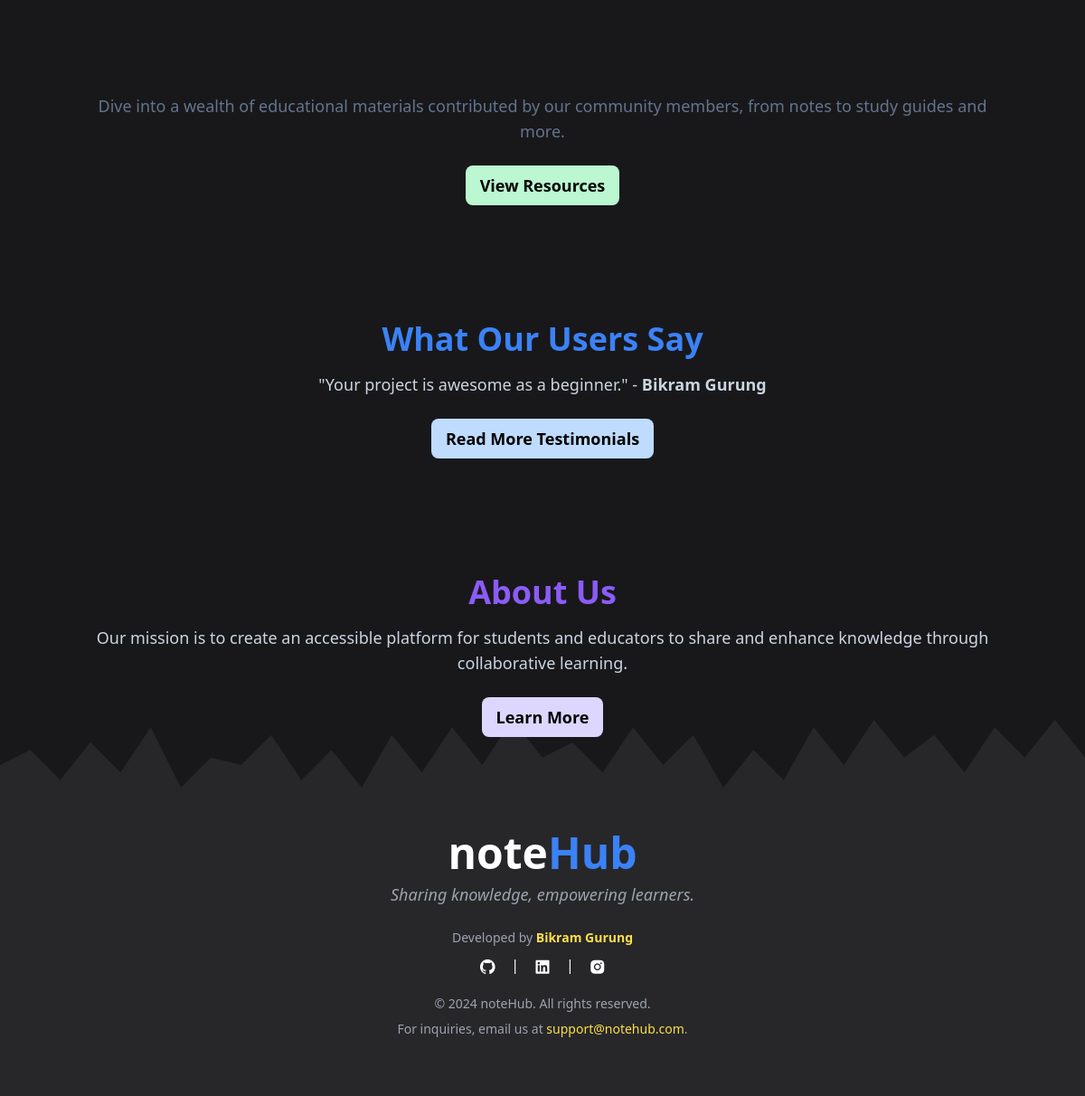
Before: / (signed in, lower part) with the older database file.
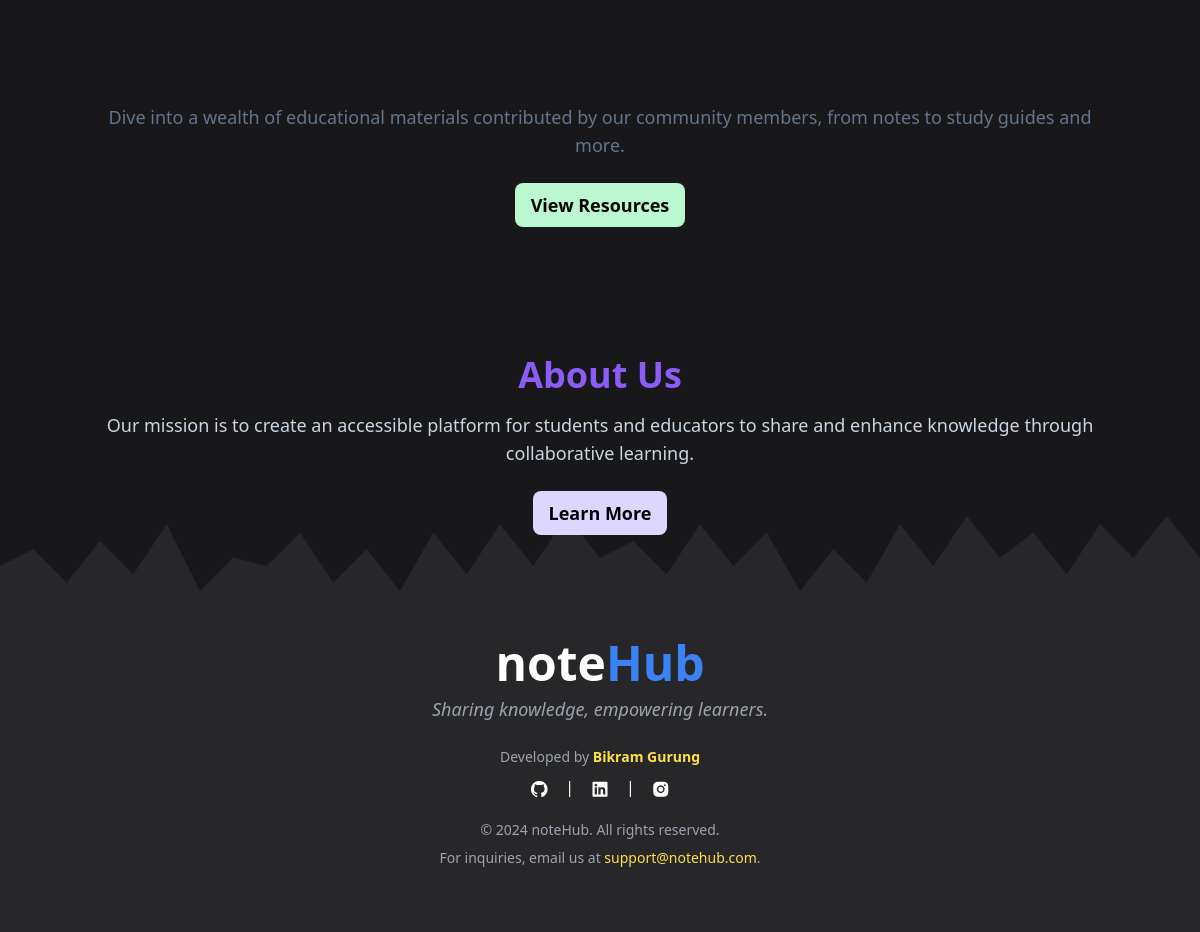
After: the same page with the newer database file.
### notes/models.py (models this page shows)
class Feedback(models.Model):
    author = models.ForeignKey(User, on_delete=models.CASCADE)
    feedback = models.TextField()

### notes/views.py (the view)
# urls.py: path('', views.index, name='index'),
def index(request):
    testimonials = Feedback.objects.all()
    context = {
        'testimonials':testimonials,
    }
    return render(request, 'notes/index.html', context)

### notes/templates/notes/index.html
{% extends "notes/base.html" %}
{% load static %}
{% block heroSection %} {% include "notes/heroSection.html" %}{% endblock %}

### notes/templates/notes/heroSection.html (shortened to what this page needs)
{% load static %}
<link rel="stylesheet" href="https://cdn.jsdelivr.net/npm/aos@next/dist/aos.css" />
<div class="relative bg-zinc-900 py-16 overflow-hidden">
    <div class="container mx-auto text-center px-4 relative z-10">
        <h2 class="text-4xl font-bold text-green-500 mb-4" data-aos="flip-left">Explore Our Resources</h2>
        <p class="text-lg text-slate-500 mb-6" data-aos="fade-up" data-aos-delay="100">
            Dive into a wealth of educational materials contributed by our community members, from notes to study guides and more.
        </p>
        <a href="{% url 'note' %}" class="inline-block bg-green-200 hover:bg-green-300 py-2 px-4 rounded-lg text-lg font-semibold transition duration-200">
            View Resources
        </a>
    </div>
</div>
{% if testimonials %}
<div class="relative bg-zinc-900 py-16 overflow-hidden">
    <div class="container mx-auto text-center px-4 relative z-10">
        <h2 class="text-4xl font-bold text-blue-500 mb-4" data-aos="zoom-in">What Our Users Say</h2>
        {% for testimonial in testimonials|slice:":1" %}
        <p class="text-lg text-slate-300 mb-6" data-aos="fade-up" data-aos-delay="100">
           "{{ testimonial.feedback }}" - <strong>{{ testimonial.author.first_name }}</strong>
        </p>
        {% endfor %}
        <a href="{% url 'testimonial' %}" class="inline-block bg-blue-200 hover:bg-blue-300 py-2 px-4 rounded-lg text-lg font-semibold transition duration-200">
            Read More Testimonials
        </a>
    </div>
</div>
{% endif %}
<div class="relative bg-zinc-900 py-16 overflow-hidden">
    <div class="container mx-auto text-center px-4 relative z-10">
        <h2 class="text-4xl font-bold text-violet-500 mb-4" data-aos="fade-down">About Us</h2>
        <p class="text-lg text-slate-300 mb-6" data-aos="fade-up" data-aos-delay="100">
            Our mission is to create an accessible platform for students and educators to share and enhance knowledge through collaborative learning.
        </p>
        <a href="{% url 'aboutus' %}" class="inline-block bg-violet-200 hover:bg-violet-300 py-2 px-4 rounded-lg text-lg font-semibold transition duration-200">
            Learn More
        </a>
    </div>
</div>

Changed rows visible on the page:
removed Feedback: feedback "Your project is awesome as a beginner.", author.first_name "Bikram Gurung"
Other visible differences:
text no longer shown: "What Our Users Say Read More Testimonials"
